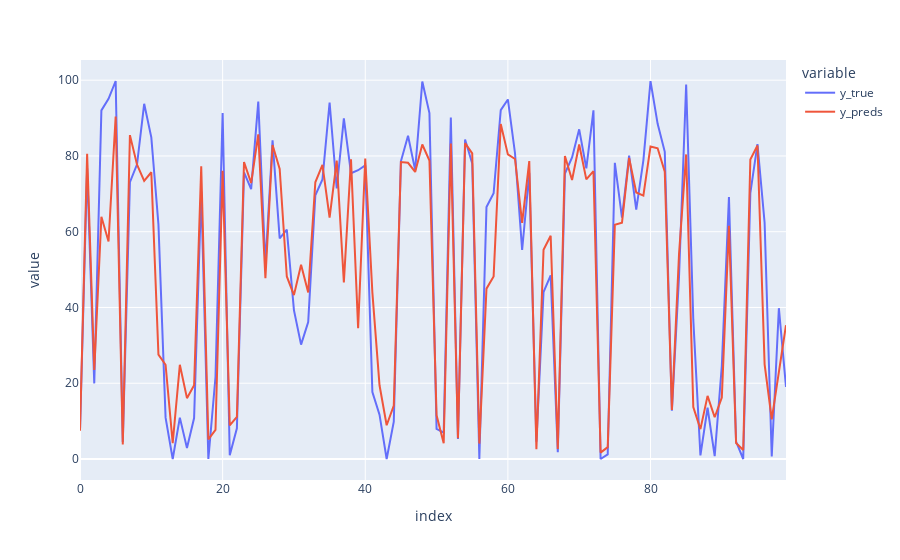

This figure's notebook cell:
### Code cell
import plotly.express as px

df = pd.DataFrame({"y_true": y_true, "y_preds": y_preds}).head(100)
fig = px.line(df, y=["y_true", "y_preds"], title="")
fig.show()
